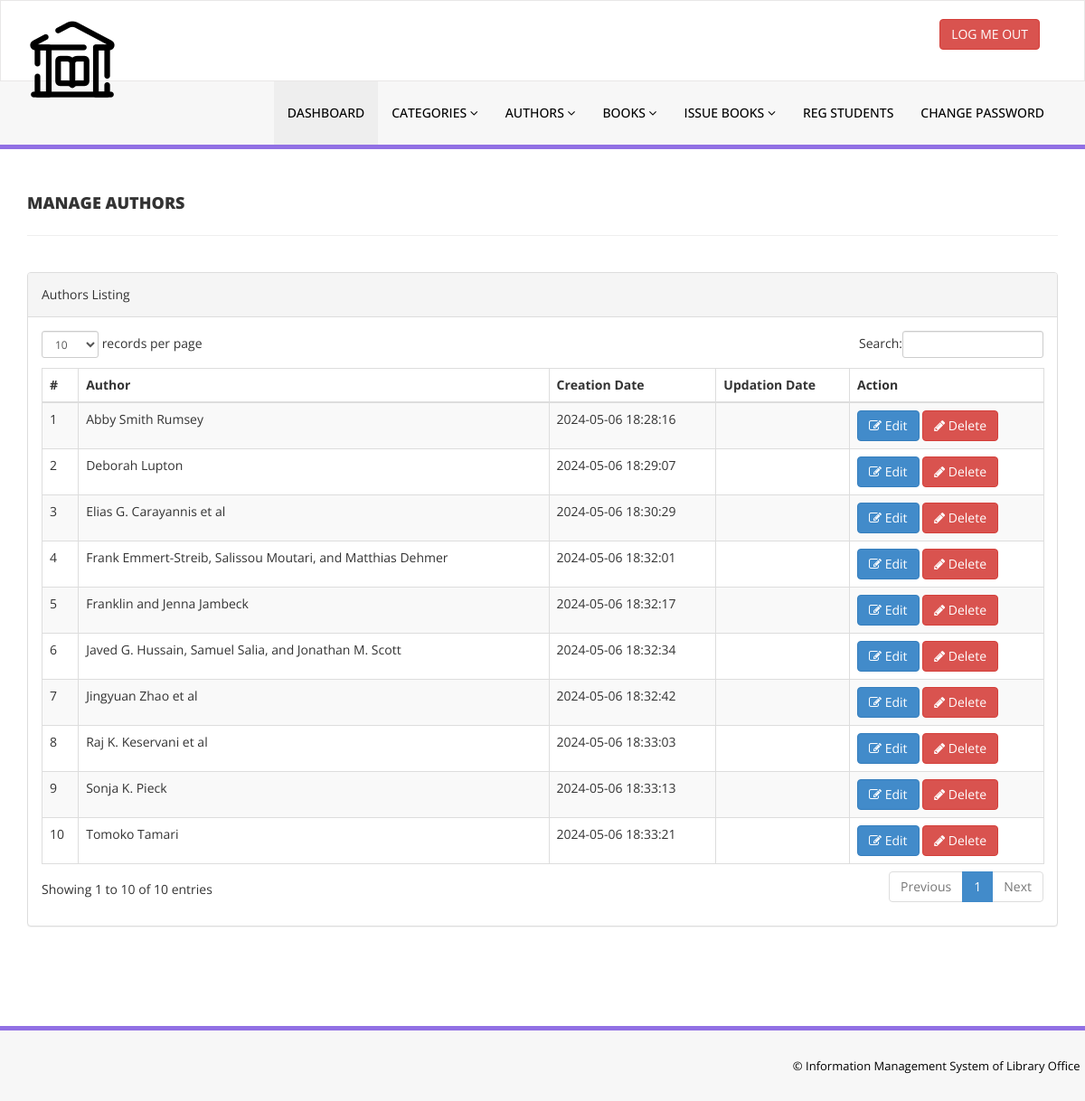
/library/admin/manage-authors.php (signed in), run on the app's committed database.
### tables this page shows
CREATE TABLE `tblauthors` (
  `id` int(11) NOT NULL,
  `AuthorName` varchar(159) DEFAULT NULL,
  `creationDate` timestamp NULL DEFAULT current_timestamp(),
  `UpdationDate` timestamp NULL DEFAULT NULL ON UPDATE current_timestamp()
);

### library/admin/manage-authors.php (the view, shortened to what this page needs)
<?php
include('includes/config.php');
if(strlen($_SESSION['alogin'])==0)
    {
header('location:index.php');
}
else{
    ?>
<!DOCTYPE html>
<html xmlns="http://www.w3.org/1999/xhtml">
<head>
    <link href="assets/css/bootstrap.css" rel="stylesheet" />
    <link href="assets/css/font-awesome.css" rel="stylesheet" />
    <link href="assets/js/dataTables/dataTables.bootstrap.css" rel="stylesheet" />
    <link href="assets/css/style.css" rel="stylesheet" />
</head>
<body>
<?php include('includes/header.php');?>
    <div class="content-wrapper">
         <div class="container">
        <div class="row pad-botm">
            <div class="col-md-12">
                <h4 class="header-line">Manage Authors</h4>
    </div>
     <div class="row">
</div>
        </div>
            <div class="row">
                <div class="col-md-12">
                    <div class="panel panel-default">
                        <div class="panel-heading">
                           Authors Listing
                        </div>
                        <div class="panel-body">
                            <div class="table-responsive">
                                <table class="table table-striped table-bordered table-hover" id="dataTables-example">
                                    <thead>
                                        <tr>
                                            <th>#</th>
                                            <th>Author</th>
                                            <th>Creation Date</th>
                                            <th>Updation Date</th>
                                            <th>Action</th>
                                        </tr>
                                    </thead>
                                    <tbody>
<?php $sql = "SELECT * from  tblauthors";
$query = $dbh -> prepare($sql);
$query->execute();
$results=$query->fetchAll(PDO::FETCH_OBJ);
$cnt=1;
if($query->rowCount() > 0)
{
foreach($results as $result)
{               ?>
                                        <tr class="odd gradeX">
                                            <td class="center"><?php echo htmlentities($cnt);?></td>
                                            <td class="center"><?php echo htmlentities($result->AuthorName);?></td>
                                            <td class="center"><?php echo htmlentities($result->creationDate);?></td>
                                            <td class="center"><?php echo htmlentities($result->UpdationDate);?></td>
                                            <td class="center">
                                            <a href="edit-author.php?athrid=<?php echo htmlentities($result->id);?>"><button class="btn btn-primary"><i class="fa fa-edit "></i> Edit</button>
                                          <a href="manage-authors.php?del=<?php echo htmlentities($result->id);?>" onclick="return confirm('Are you sure you want to delete?');"" >  <button class="btn btn-danger"><i class="fa fa-pencil"></i> Delete</button>
                                            </td>
                                        </tr>
 <?php $cnt=$cnt+1;}} ?>
                                    </tbody>
                                </table>
                            </div>
                        </div>
                    </div>
                </div>
            </div>
    </div>
    </div>
  <?php include('includes/footer.php');?>
</body>
</html>
<?php } ?>

### library/admin/includes/header.php (shortened to what this page needs)
<div class="navbar navbar-inverse set-radius-zero" >
        <div class="container">
            <div class="navbar-header">
                <a class="navbar-brand">
                    <img src="assets/img/logo.png" />
                </a>
            </div>
            <div class="right-div">
                <a href="logout.php" class="btn btn-danger pull-right">LOG ME OUT</a>
            </div>
        </div>
    </div>
    <section class="menu-section">
        <div class="container">
            <div class="row ">
                <div class="col-md-12">
                    <div class="navbar-collapse collapse ">
                        <ul id="menu-top" class="nav navbar-nav navbar-right">
                            <li><a href="dashboard.php" class="menu-top-active">DASHBOARD</a></li>
                            <li>
                                <a href="#" class="dropdown-toggle" id="ddlmenuItem" data-toggle="dropdown"> Categories <i class="fa fa-angle-down"></i></a>
                            </li>
                            <li>
                                <a href="#" class="dropdown-toggle" id="ddlmenuItem" data-toggle="dropdown"> Authors <i class="fa fa-angle-down"></i></a>
                            </li>
 <li>
                                <a href="#" class="dropdown-toggle" id="ddlmenuItem" data-toggle="dropdown"> Books <i class="fa fa-angle-down"></i></a>
                            </li>
                           <li>
                                <a href="#" class="dropdown-toggle" id="ddlmenuItem" data-toggle="dropdown"> Issue Books <i class="fa fa-angle-down"></i></a>
                            </li>
                             <li><a href="reg-students.php">Reg Students</a></li>
  <li><a href="change-password.php">Change Password</a></li>
                        </ul>
                    </div>
                </div>
            </div>
        </div>
    </section>

### library/admin/includes/footer.php
<section class="footer-section">
     <div class="container">
         <div class="row">
             <div class="col-md-12">
                &copy; Information Management System of Library Office |<a href="https://github.com/kumarpandule2000" target="_blank"  ></a>
             </div>
         </div>
     </div>
 </section>

### library/admin/assets/css/style.css (style rules this page uses)
.set-radius-zero { border-radius:0px; -moz-border-radius:0px; -webkit-border-radius:0px; }
.content-wrapper { margin-top: 40px; min-height:800px; padding-bottom:90px; }
.header-line { font-weight:900; padding-bottom:25px; border-bottom:1px solid #eeeeee; text-transform:uppercase; }
.pad-botm { padding-bottom:30px; }
.right-div { float: right; padding: 20px; }
#menu-top a { color:#000; text-decoration:none; font-weight:500; padding: 25px 15px 25px 15px; text-transform:uppercase; }
.menu-section { background-color: #f7f7f7; border-bottom:5px solid #9170E4; width:100% }
.menu-top-active { background-color:#eeeeee; }
.navbar-inverse { background-color: #FFF; border-color: rgba(155, 153, 153, 0.23); }
.navbar { min-height: 90px; margin-bottom: 0px; }
.footer-section { padding:25px 50px 25px 50px; color:#000; font-size:13px; background-color: #f7f7f7; text-align:right; border-top:5px solid #9170E4; }

### data on the page
tblauthors: AuthorName "Abby Smith Rumsey", creationDate "2024-05-06 18:28:16"
tblauthors: AuthorName "Deborah Lupton", creationDate "2024-05-06 18:29:07"
tblauthors: AuthorName "Elias G. Carayannis et al", creationDate "2024-05-06 18:30:29"
tblauthors: AuthorName "Frank Emmert-Streib, Salissou Moutari, and Matthias Dehmer", creationDate "2024-05-06 18:32:01"
tblauthors: AuthorName "Franklin and Jenna Jambeck", creationDate "2024-05-06 18:32:17"
tblauthors: AuthorName "Javed G. Hussain, Samuel Salia, and Jonathan M. Scott", creationDate "2024-05-06 18:32:34"
tblauthors: AuthorName "Jingyuan Zhao et al", creationDate "2024-05-06 18:32:42"
tblauthors: AuthorName "Raj K. Keservani et al", creationDate "2024-05-06 18:33:03"
tblauthors: AuthorName "Sonja K. Pieck", creationDate "2024-05-06 18:33:13"
tblauthors: AuthorName "Tomoko Tamari", creationDate "2024-05-06 18:33:21"
